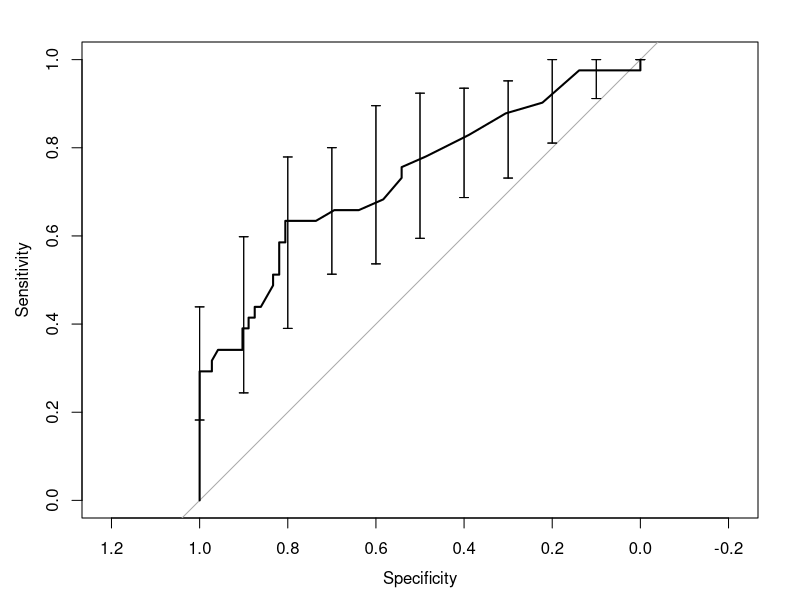

This chart was generated by the following R code:
library(pROC)


### Name: ci.se
### Title: Compute the confidence interval of sensitivities at given
###   specificities
### Aliases: ci.se ci.se.default ci.se.formula ci.se.roc ci.se.smooth.roc
### Keywords: univar nonparametric utilities roc

### ** Examples

data(aSAH)

## Not run: 
##D # Syntax (response, predictor):
##D ci.se(aSAH$outcome, aSAH$s100b)
##D 
##D # With a roc object and less bootstrap:
##D rocobj <- roc(aSAH$outcome, aSAH$s100b)
##D ci.se(rocobj, boot.n=100)
##D 
##D # Customized bootstrap and specific specificities:
##D ci.se(rocobj, c(.95, .9, .85), boot.n=500, conf.level=0.9, stratified=FALSE)
## End(Not run)

# Alternatively, you can get the CI directly from roc():
rocobj <- roc(aSAH$outcome,
              aSAH$s100b, ci=TRUE, of="se", boot.n=100)
rocobj$ci

# Plotting the CI
plot(rocobj)
plot(rocobj$ci)

## Not run: 
##D # On a smoothed ROC, the CI is re-computed automatically
##D smooth(rocobj)
##D # Or you can compute a new one:
##D ci.se(smooth(rocobj, method="density", reuse.ci=FALSE), boot.n=100)
## End(Not run)
